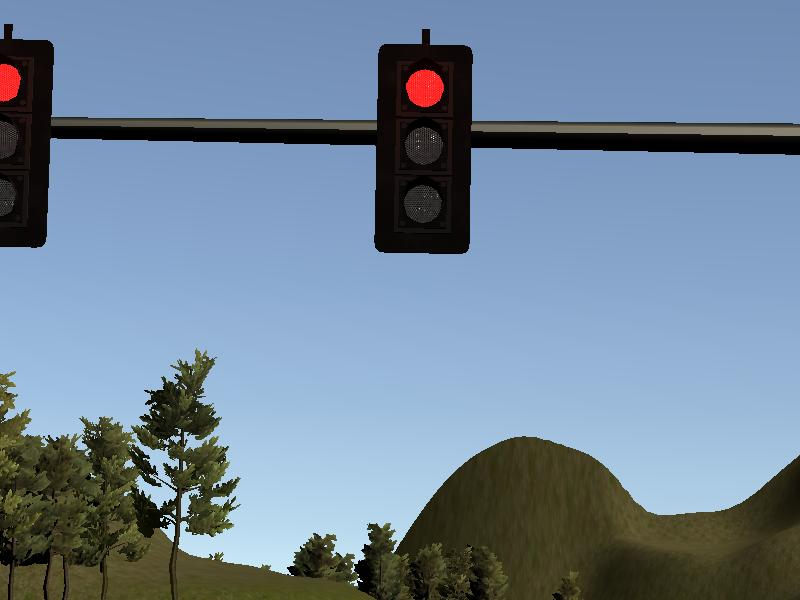
#> input picture CarND-Capstone/ros/src/tl_detector/light_classification/data/red.png, 800 x 600 px
$ jupyter execute hsv_test.ipynb   (shell and % lines are left out)
#> lines starting #> are read from the running program, lines starting #| are printed output that depends on the picture
[cell 1]
import cv2
import numpy as np
from IPython.display import Image
import matplotlib.image as mpimg
import matplotlib.pyplot as plt

[cell 2]
image = './data/red.png'
Image(image)

[cell 3]
img = mpimg.imread('./data/red.png')
#> img is the input picture: shape (600, 800, 3) float32; mean R, G, B 0.444, 0.52, 0.597

image_hsv = cv2.cvtColor(img,cv2.COLOR_BGR2HSV)
#> image_hsv: shape (600, 800, 3) float32; mean H, S, V 73.8, 0.4, 0.6
plt.imshow(image_hsv)
#> (this line was passed over: IPython is not available in this run)

[cell 4]
H = image_hsv[:,:,0]
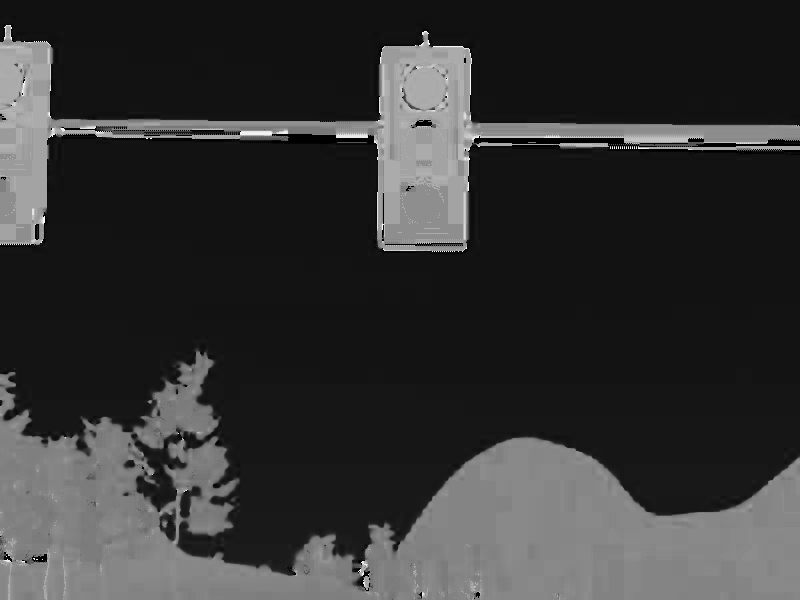
#> H: shape (600, 800) float32; min 0, max 356.7, mean 73.9; drawn with min black and max white
S = image_hsv[:,:,1]
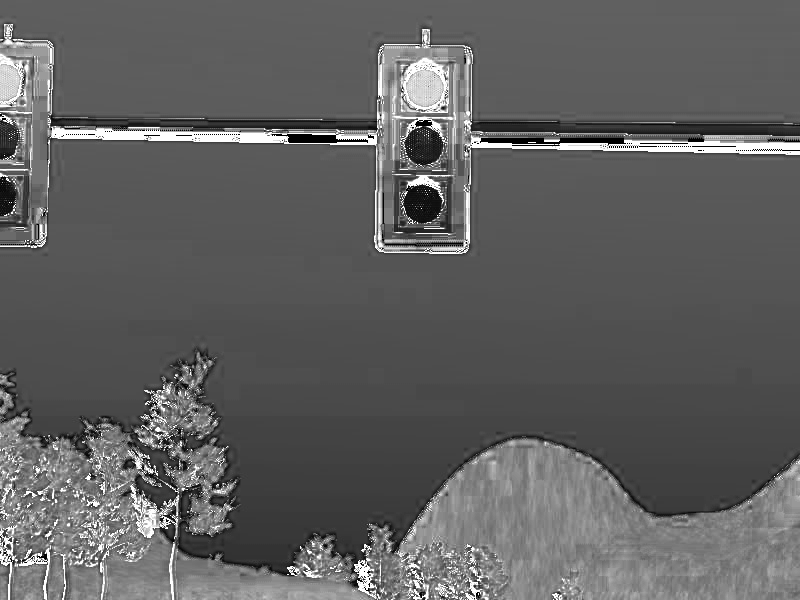
#> S: shape (600, 800) float32; min 0, max 1, mean 0.378
V = image_hsv[:,:,2]
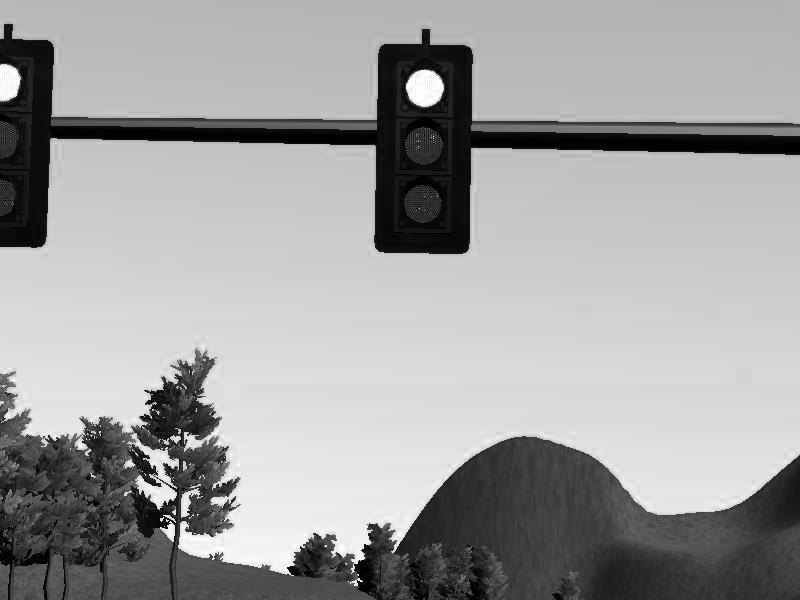
#> V: shape (600, 800) float32; min 0, max 1, mean 0.625


plt.figure()
#> (this line was passed over: IPython is not available in this run)
plt.imshow(H)
#> (this line was passed over: IPython is not available in this run)
plt.figure()
#> (this line was passed over: IPython is not available in this run)
plt.imshow(S)
#> (this line was passed over: IPython is not available in this run)
plt.figure()
#> (this line was passed over: IPython is not available in this run)
plt.imshow(V)
#> (this line was passed over: IPython is not available in this run)
